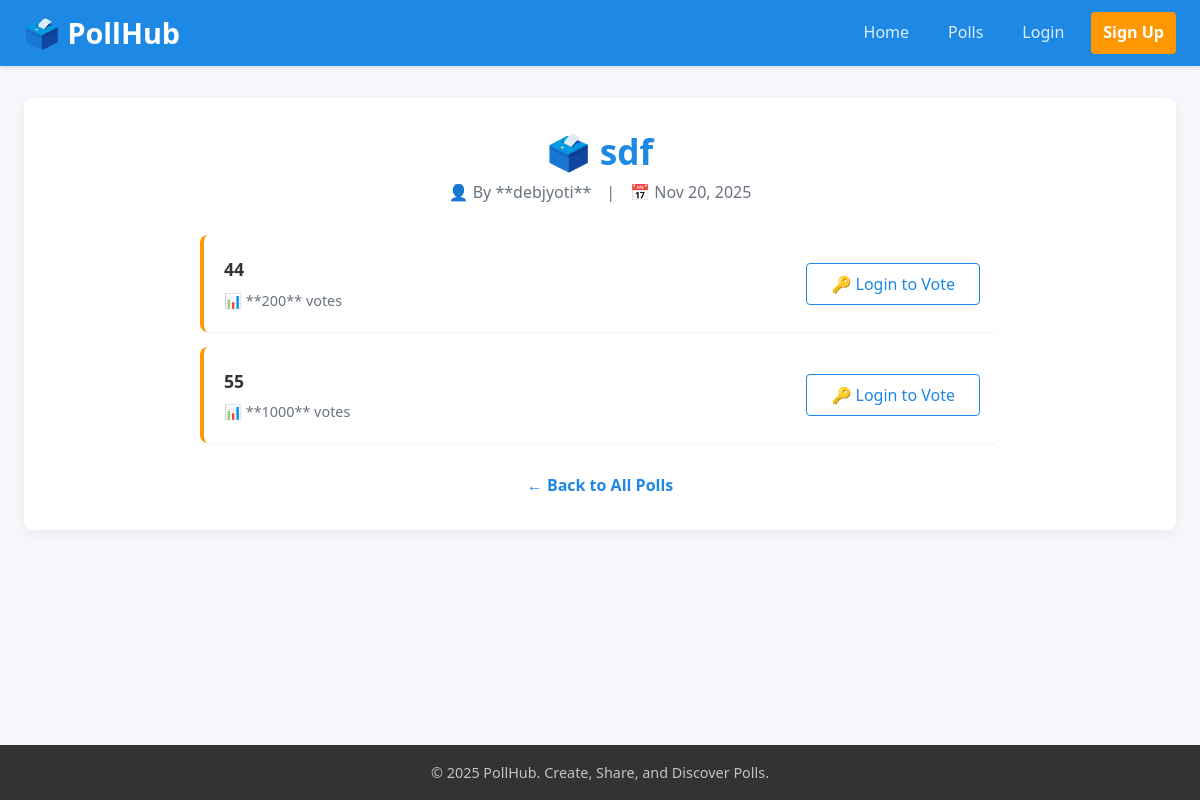
Screenshot of /polls/sdf/ with the database file from the repository.
### polls/models.py (models this page shows, shortened)
class Poll(models.Model):
    question = models.CharField(max_length=255)
    is_public = models.BooleanField(default=True)
    created_at = models.DateTimeField(auto_now_add=True)
    owner = models.ForeignKey(User, on_delete=models.CASCADE, related_name='polls', null=True, blank=True)
    slug = models.SlugField(unique=True, blank=True)
    private_code = models.UUIDField(default=uuid.uuid4, unique=True)

class User(models.Model):
    username = models.CharField(max_length=255)
    email = models.EmailField(unique=True)
    password = models.CharField(max_length=255)
    super_user = models.BooleanField(default=False)
    created_at = models.DateTimeField(auto_now_add=True)

class Choice(models.Model):
    poll = models.ForeignKey(Poll, on_delete=models.CASCADE, related_name="choices")
    text = models.CharField(max_length=200)
    votes = models.IntegerField(default=0)

### polls/views.py (the view, shortened to what this page needs)
# urls.py: path('polls/<slug:slug>/', views.poll_detail, name='poll_detail'),
def poll_detail(request, slug):
    poll = get_object_or_404(Poll, slug=slug)
    user_voted = False
    current_user = get_current_user(request)
    if current_user:
        user_voted = VoteRecord.objects.filter(user=current_user, poll=poll).exists()
    return render(request, 'polls/poll_detail.html', {
        'poll': poll,
        'user_voted': user_voted,
        'current_user': current_user
    })

### polls/context_processors.py (called while the page is built, shortened)
def current_user(request):
    user_id = request.session.get('user_id')
    print(f"DEBUG: context_processor - session user_id: {user_id}")
    return {'current_user': None}

### polls/views.py (called while the page is built)
def get_current_user(request):
    user_id = request.session.get('user_id')
    if user_id:
        try:
            return User.objects.get(id=user_id)
        except User.DoesNotExist:
            pass
    return None

### frontend/templates/polls/poll_detail.html (shortened to what this page needs)
{% extends "base.html" %}
{% block content %}
<div class="poll-detail-container">
    <div class="page-header">
        <h1 class="page-title poll-question-title">🗳️ {{ poll.question }}</h1>
        <div class="poll-meta-detail">
            <span class="meta-item">👤 By **{{ poll.owner.username|default:"Anonymous" }}**</span>
            <span class="meta-item">|</span>
            <span class="meta-item">📅 {{ poll.created_at|date:"M d, Y" }}</span>
        </div>
    </div>
    <div class="choices-results-section">
        {% with total_votes=poll.total_votes %}
        {% for choice in poll.choices.all %}
            {% if total_votes > 0 %}
                {% widthratio choice.votes total_votes 100 as percentage %}
            {% else %}
                {% with percentage=0 %}
                {% endwith %}
            {% endif %}
            <div class="choice-result-item card-light">
                <div class="choice-details">
                    <strong class="choice-text">{{ choice.text }}</strong>
                    <div class="vote-count-text">
                        📊 **{{ choice.votes }}** vote{{ choice.votes|pluralize }}
                    </div>
                </div>
                <div class="choice-action">
                    {% if current_user and not user_voted %}
                        <a href="{% url 'vote' choice.id %}" class="btn btn-primary">✅ Vote</a>
                    {% elif user_voted %}
                        <button disabled class="btn btn-voted">✓ Voted</button>
                    {% else %}
                        <a href="{% url 'login' %}" class="btn btn-secondary">🔑 Login to Vote</a>
                    {% endif %}
                </div>
            </div>
        {% empty %}
        <div class="empty-state">
            <p>This poll has no choices yet.</p>
        </div>
        {% endfor %}
        {% endwith %}
    </div>
    <div class="back-link-container">
        <a href="{% url 'poll_list' %}" class="back-link">← Back to All Polls</a>
    </div>
</div>
{% endblock %}

### frontend/static/css/style.css (style rules this page uses)
:root { --color-primary: #1e88e5; --color-secondary: #ff9800; --color-text-dark: #333; --color-text-light: #fff; --color-background: #f5f7fa; --color-card-bg: #fff; --color-border: #ddd; --color-success: #4caf50; --color-error: #f44336; --color-warning: #ffc107; --color-info: #2196f3; --font-family: 'Segoe UI', Tahoma, Geneva, Verdana, sans-serif; }
* { box-sizing: border-box; margin: 0; padding: 0; }
html { height: 100%; }
body { font-family: var(--font-family); line-height: 1.6; color: var(--color-text-dark); background-color: var(--color-background); min-height: 100vh; }
h1, h2, h3 { line-height: 1.2; }
.btn { display: inline-block; padding: 0.75rem 1.5rem; font-size: 1rem; font-weight: bold; text-align: center; text-decoration: none; border-radius: 4px; cursor: pointer; transition: background-color 0.2s, box-shadow 0.2s; border: none; line-height: 1; }
.btn-secondary { background-color: transparent; border: 1px solid var(--color-primary); color: var(--color-primary); font-weight: normal; }
.page-header { text-align: center; margin-bottom: 30px; }
.poll-detail-container { max-width: 800px; margin: 0 auto; }
.poll-question-title { font-size: 2.2rem; color: var(--color-primary); margin-bottom: 0.5rem; }
.poll-meta-detail { color: #6a737d; font-size: 1rem; display: flex; justify-content: center; align-items: center; flex-wrap: wrap; gap: 5px; }
.meta-item { padding: 0 5px; }
.card-light { background-color: var(--color-card-bg); padding: 20px; border-radius: 8px; box-shadow: 0 1px 3px rgba(0, 0, 0, 0.05); margin-bottom: 25px; }
.choices-results-section { margin: 25px 0; }
.choice-result-item { display: flex; justify-content: space-between; align-items: center; margin: 15px 0; padding: 20px; border-left: 4px solid var(--color-secondary); background-color: var(--color-card-bg); border-radius: 8px; box-shadow: 0 1px 3px rgba(0, 0, 0, 0.05); }
.choice-details { flex: 1; }
.choice-text { font-size: 1.1rem; display: block; margin-bottom: 5px; }
.vote-count-text { color: #6a737d; font-size: 0.9em; margin-top: 5px; font-weight: 500; }
.choice-action { flex-shrink: 0; margin-left: 20px; }
.back-link-container { text-align: center; margin-top: 30px; }
.back-link { color: var(--color-primary); text-decoration: none; font-weight: 600; }

### rows the page displays
Poll: question "sdf", owner.username "debjyoti", created_at "Nov 20, 2025"
Choice: text "44", votes "200"
Choice: text "55", votes "1000"
